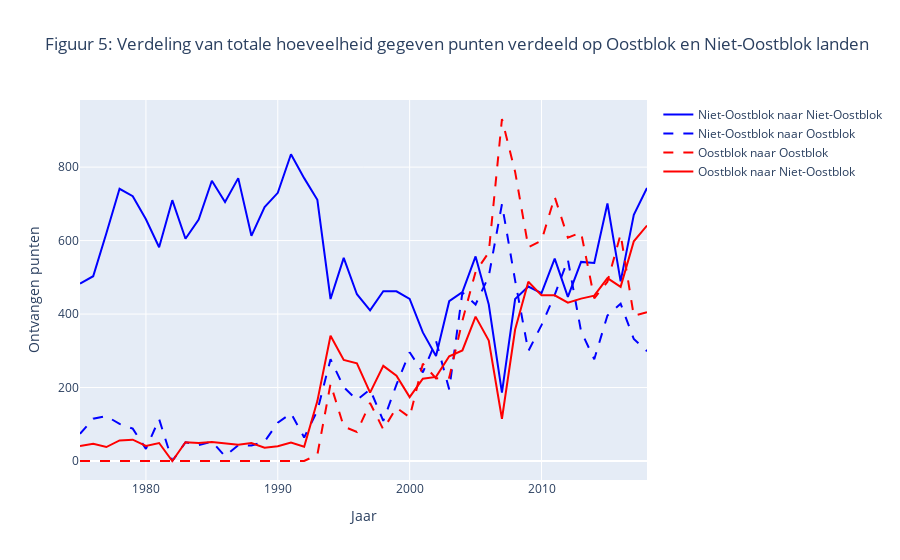

The notebook cell saved with this chart:
### Markdown cell above
Uit figuur 4 blijkt dat naburige landen meer op elkaar stemmen dan op niet-aangrenzende landen. Naburigheid is een indicatie van een culturele overeenkomst. Deze correlatie geeft aan dat culturele gelijkenis een positief effect heeft op het toekennen van punten.

### Code cell
df_oostblok = pd.read_csv("oostblok.csv")
df_eurovision = pd.read_csv("eurovision_song_contest_1975_2019.csv")
df_eurovision.columns = [column.strip() for column in df_eurovision.columns]

# search oostblok country votes
df_eurovision = pd.merge(left=df_eurovision, right=df_oostblok, how="left", left_on="From country", right_on="Land")
df_eurovision = df_eurovision.rename(columns={"Oostblok" : "from-oostblok"})

# search oostblok country voting receivers
df_eurovision = pd.merge(left=df_eurovision, right=df_oostblok, how="left", left_on="To country", right_on="Land")
df_eurovision = df_eurovision.rename(columns={"Oostblok" : "to-oostblok"})

# remove the land columns
df_eurovision = df_eurovision.drop(columns=["Land_x", "Land_y"])

nob_nob_points_list = []
nob_ob_points_list = []
ob_ob_points_list = []
ob_nob_points_list = []

for i in range(1975, 2019):   
    nob_to_nob = df_eurovision[(df_eurovision['from-oostblok'] == 'Nee') & (df_eurovision['to-oostblok'] =='Nee') & (df_eurovision["Edition"] =='{i}f'.format(i=i))& (euro_df['Jury or Televoting'] == 'J')]["Points"]
    nob_nob_points = nob_to_nob.sum()

    nob_to_ob = df_eurovision[(df_eurovision['from-oostblok'] == 'Nee') & (df_eurovision['to-oostblok'] =='Ja') & (df_eurovision["Edition"] =='{i}f'.format(i=i))& (euro_df['Jury or Televoting'] == 'J')]["Points"]
    nob_ob_points = nob_to_ob.sum()

    ob_to_ob = df_eurovision[(df_eurovision['from-oostblok'] == 'Ja') & (df_eurovision['to-oostblok'] =='Ja') & (df_eurovision["Edition"] =='{i}f'.format(i=i))& (euro_df['Jury or Televoting'] == 'J')]["Points"]
    ob_ob_points = ob_to_ob.sum()

    ob_to_nob = df_eurovision[(df_eurovision['from-oostblok'] == 'Ja') & (df_eurovision['to-oostblok'] =='Nee') & (df_eurovision["Edition"] =='{i}f'.format(i=i))& (euro_df['Jury or Televoting'] == 'J')]["Points"]
    ob_nob_points = ob_to_nob.sum()

    nob_nob_points_list.append(nob_nob_points)
    nob_ob_points_list.append(nob_ob_points)
    ob_ob_points_list.append(ob_ob_points)
    ob_nob_points_list.append(ob_nob_points)

trace1 = go.Scatter(x=list(range(1975, 2019)), y=nob_nob_points_list, mode='lines', name='Niet-Oostblok naar Niet-Oostblok', line=dict(color='blue'))
trace2 = go.Scatter(x=list(range(1975, 2019)), y=nob_ob_points_list, mode='lines', name='Niet-Oostblok naar Oostblok', line=dict(color='blue', dash='10'))
trace3 = go.Scatter(x=list(range(1975, 2019)), y=ob_ob_points_list, mode='lines', name='Oostblok naar Oostblok', line=dict(color='red', dash='10'))
trace4 = go.Scatter(x=list(range(1975, 2019)), y=ob_nob_points_list, mode='lines', name='Oostblok naar Niet-Oostblok', line=dict(color='red'))

# Create the data list
data = [trace1, trace2, trace3, trace4]

# Create the layout
layout = go.Layout(title='Figuur 5: Verdeling van totale hoeveelheid gegeven punten verdeeld op Oostblok en Niet-Oostblok landen', 
                   xaxis=dict(title='Jaar'), 
                   yaxis=dict(title='Ontvangen punten'))

# Create the figure
fig = go.Figure(data=data, layout=layout)

# Display the figure
fig.show()

### Figure 1 — Plotly figure (JSON) as saved in the notebook; plotly's stock layout.template omitted (floating-point values rounded to 4 significant figures)
{"data": [{"line": {"color": "blue"}, "mode": "lines", "name": "Niet-Oostblok naar Niet-Oostblok", "type": "scatter", "x": [1975, 1976, 1977, 1978, 1979, 1980, 1981, 1982, 1983, 1984, 1985, 1986, 1987, 1988, 1989, 1990, 1991, 1992, 1993, 1994, 1995, 1996, 1997, 1998, 1999, 2000, 2001, 2002, 2003, 2004, 2005, 2006, 2007, 2008, 2009, 2010, 2011, 2012, 2013, 2014, 2015, 2016, 2017, 2018], "y": [483, 503, 620, 741, 721, 658, 582, 710, 605, 657, 763, 705, 770, 613, 691, 730, 835, 770, 711, 441, 553, 454, 410, 462, 462, 441, 350, 286, 435, 460, 557, 426, 186, 441, 475, 457, 551, 447, 542, 539, 701, 489, 670, 743]}, {"line": {"color": "blue", "dash": "10"}, "mode": "lines", "name": "Niet-Oostblok naar Oostblok", "type": "scatter", "x": [1975, 1976, 1977, 1978, 1979, 1980, 1981, 1982, 1983, 1984, 1985, 1986, 1987, 1988, 1989, 1990, 1991, 1992, 1993, 1994, 1995, 1996, 1997, 1998, 1999, 2000, 2001, 2002, 2003, 2004, 2005, 2006, 2007, 2008, 2009, 2010, 2011, 2012, 2013, 2014, 2015, 2016, 2017, 2018], "y": [74, 115, 122, 101, 88, 33, 114, 0, 51, 43, 53, 13, 43, 42, 53, 104, 130, 64, 137, 277, 201, 166, 195, 109, 208, 296, 241, 327, 195, 459, 426, 503, 699, 491, 299, 370, 452, 548, 353, 277, 396, 428, 332, 299]}, {"line": {"color": "red", "dash": "10"}, "mode": "lines", "name": "Oostblok naar Oostblok", "type": "scatter", "x": [1975, 1976, 1977, 1978, 1979, 1980, 1981, 1982, 1983, 1984, 1985, 1986, 1987, 1988, 1989, 1990, 1991, 1992, 1993, 1994, 1995, 1996, 1997, 1998, 1999, 2000, 2001, 2002, 2003, 2004, 2005, 2006, 2007, 2008, 2009, 2010, 2011, 2012, 2013, 2014, 2015, 2016, 2017, 2018], "y": [0, 0, 0, 0, 0, 0, 0, 0, 0, 0, 0, 0, 0, 0, 0, 0, 0, 0, 17, 210, 94, 79, 158, 86, 145, 119, 265, 225, 227, 382, 515, 568, 931, 787, 582, 600, 719, 608, 622, 443, 488, 617, 395, 405]}, {"line": {"color": "red"}, "mode": "lines", "name": "Oostblok naar Niet-Oostblok", "type": "scatter", "x": [1975, 1976, 1977, 1978, 1979, 1980, 1981, 1982, 1983, 1984, 1985, 1986, 1987, 1988, 1989, 1990, 1991, 1992, 1993, 1994, 1995, 1996, 1997, 1998, 1999, 2000, 2001, 2002, 2003, 2004, 2005, 2006, 2007, 2008, 2009, 2010, 2011, 2012, 2013, 2014, 2015, 2016, 2017, 2018], "y": [41, 47, 38, 56, 58, 41, 49, 0, 51, 49, 52, 48, 44, 49, 36, 40, 50, 39, 163, 341, 275, 266, 186, 259, 232, 174, 224, 229, 285, 301, 393, 328, 115, 358, 488, 451, 451, 431, 442, 450, 498, 474, 598, 641]}], "layout": {"title": {"text": "Figuur 5: Verdeling van totale hoeveelheid gegeven punten verdeeld op Oostblok en Niet-Oostblok landen"}, "xaxis": {"title": {"text": "Jaar"}}, "yaxis": {"title": {"text": "Ontvangen punten"}}}}
